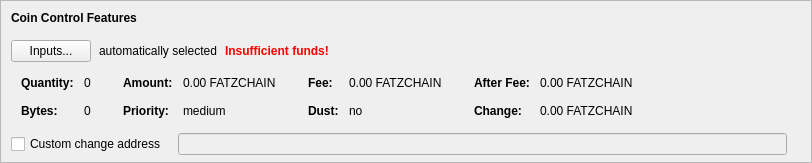
    <widget class="QFrame" name="frameCoinControl">
     <property name="sizePolicy">
      <sizepolicy hsizetype="Expanding" vsizetype="Expanding">
       <horstretch>0</horstretch>
       <verstretch>0</verstretch>
      </sizepolicy>
     </property>
     <property name="maximumSize">
      <size>
       <width>16777215</width>
       <height>16777215</height>
      </size>
     </property>
     <property name="frameShape">
      <enum>QFrame::StyledPanel</enum>
     </property>
     <property name="frameShadow">
      <enum>QFrame::Sunken</enum>
     </property>
     <layout class="QVBoxLayout" name="verticalLayoutCoinControl2">
      <property name="spacing">
       <number>0</number>
      </property>
      <property name="leftMargin">
       <number>0</number>
      </property>
      <property name="topMargin">
       <number>0</number>
      </property>
      <property name="rightMargin">
       <number>0</number>
      </property>
      <property name="bottomMargin">
       <number>6</number>
      </property>
      <item>
       <layout class="QVBoxLayout" name="verticalLayoutCoinControl" stretch="0,0,0,0,1">
        <property name="spacing">
         <number>0</number>
        </property>
        <property name="leftMargin">
         <number>10</number>
        </property>
        <property name="topMargin">
         <number>10</number>
        </property>
        <item>
         <layout class="QHBoxLayout" name="horizontalLayoutCoinControl1">
          <property name="bottomMargin">
           <number>15</number>
          </property>
          <item>
           <widget class="QLabel" name="labelCoinControlFeatures">
            <property name="sizePolicy">
             <sizepolicy hsizetype="Preferred" vsizetype="Maximum">
              <horstretch>0</horstretch>
              <verstretch>0</verstretch>
             </sizepolicy>
            </property>
            <property name="font">
             <font>
              <weight>75</weight>
              <bold>true</bold>
             </font>
            </property>
            <property name="styleSheet">
             <string notr="true">font-weight:bold;</string>
            </property>
            <property name="text">
             <string>Coin Control Features</string>
            </property>
           </widget>
          </item>
         </layout>
        </item>
        <item>
         <layout class="QHBoxLayout" name="horizontalLayoutCoinControl2" stretch="0,0,0,0">
          <property name="spacing">
           <number>8</number>
          </property>
          <property name="bottomMargin">
           <number>10</number>
          </property>
          <item>
           <widget class="QPushButton" name="pushButtonCoinControl">
            <property name="styleSheet">
             <string notr="true"/>
            </property>
            <property name="text">
             <string>Inputs...</string>
            </property>
            <property name="autoDefault">
             <bool>false</bool>
            </property>
           </widget>
          </item>
          <item>
           <widget class="QLabel" name="labelCoinControlAutomaticallySelected">
            <property name="text">
             <string>automatically selected</string>
            </property>
            <property name="margin">
             <number>5</number>
            </property>
           </widget>
          </item>
          <item>
           <widget class="QLabel" name="labelCoinControlInsuffFunds">
            <property name="font">
             <font>
              <weight>75</weight>
              <bold>true</bold>
             </font>
            </property>
            <property name="styleSheet">
             <string notr="true">color:red;font-weight:bold;</string>
            </property>
            <property name="text">
             <string>Insufficient funds!</string>
            </property>
            <property name="margin">
             <number>5</number>
            </property>
           </widget>
          </item>
          <item>
           <spacer name="horizontalSpacerCoinControl">
            <property name="orientation">
             <enum>Qt::Horizontal</enum>
            </property>
            <property name="sizeHint" stdset="0">
             <size>
              <width>40</width>
              <height>1</height>
             </size>
            </property>
           </spacer>
          </item>
         </layout>
        </item>
        <item>
         <widget class="QWidget" name="widgetCoinControl" native="true">
          <property name="sizePolicy">
           <sizepolicy hsizetype="Preferred" vsizetype="Preferred">
            <horstretch>0</horstretch>
            <verstretch>0</verstretch>
           </sizepolicy>
          </property>
          <property name="minimumSize">
           <size>
            <width>0</width>
            <height>0</height>
           </size>
          </property>
          <property name="styleSheet">
           <string notr="true"/>
          </property>
          <layout class="QHBoxLayout" name="horizontalLayoutCoinControl5">
           <property name="leftMargin">
            <number>0</number>
           </property>
           <property name="topMargin">
            <number>0</number>
           </property>
           <property name="rightMargin">
            <number>0</number>
           </property>
           <property name="bottomMargin">
            <number>0</number>
           </property>
           <item>
            <layout class="QHBoxLayout" name="horizontalLayoutCoinControl3" stretch="0,0,0,1">
             <property name="spacing">
              <number>20</number>
             </property>
             <property name="topMargin">
              <number>0</number>
             </property>
             <property name="bottomMargin">
              <number>10</number>
             </property>
             <item>
              <layout class="QFormLayout" name="formLayoutCoinControl1">
               <property name="horizontalSpacing">
                <number>10</number>
               </property>
               <property name="verticalSpacing">
                <number>14</number>
               </property>
               <property name="leftMargin">
                <number>10</number>
               </property>
               <property name="topMargin">
                <number>4</number>
               </property>
               <property name="rightMargin">
                <number>6</number>
               </property>
               <item row="0" column="0">
                <widget class="QLabel" name="labelCoinControlQuantityText">
                 <property name="font">
                  <font>
                   <weight>75</weight>
                   <bold>true</bold>
                  </font>
                 </property>
                 <property name="text">
                  <string>Quantity:</string>
                 </property>
                 <property name="margin">
                  <number>0</number>
                 </property>
                </widget>
               </item>
               <item row="0" column="1">
                <widget class="QLabel" name="labelCoinControlQuantity">
                 <property name="cursor">
                  <cursorShape>IBeamCursor</cursorShape>
                 </property>
                 <property name="contextMenuPolicy">
                  <enum>Qt::ActionsContextMenu</enum>
                 </property>
                 <property name="text">
                  <string notr="true">0</string>
                 </property>
                 <property name="margin">
                  <number>0</number>
                 </property>
                 <property name="textInteractionFlags">
                  <set>Qt::LinksAccessibleByMouse|Qt::TextSelectableByKeyboard|Qt::TextSelectableByMouse</set>
                 </property>
                </widget>
               </item>
               <item row="1" column="0">
                <widget class="QLabel" name="labelCoinControlBytesText">
                 <property name="font">
                  <font>
                   <weight>75</weight>
                   <bold>true</bold>
                  </font>
                 </property>
                 <property name="text">
                  <string>Bytes:</string>
                 </property>
                </widget>
               </item>
               <item row="1" column="1">
                <widget class="QLabel" name="labelCoinControlBytes">
                 <property name="cursor">
                  <cursorShape>IBeamCursor</cursorShape>
                 </property>
                 <property name="contextMenuPolicy">
                  <enum>Qt::ActionsContextMenu</enum>
                 </property>
                 <property name="text">
                  <string notr="true">0</string>
                 </property>
                 <property name="textInteractionFlags">
                  <set>Qt::LinksAccessibleByMouse|Qt::TextSelectableByKeyboard|Qt::TextSelectableByMouse</set>
                 </property>
                </widget>
               </item>
              </layout>
             </item>
             <item>
              <layout class="QFormLayout" name="formLayoutCoinControl2">
               <property name="horizontalSpacing">
                <number>10</number>
               </property>
               <property name="verticalSpacing">
                <number>14</number>
               </property>
               <property name="leftMargin">
                <number>6</number>
               </property>
               <property name="topMargin">
                <number>4</number>
               </property>
               <property name="rightMargin">
                <number>6</number>
               </property>
               <item row="0" column="0">
                <widget class="QLabel" name="labelCoinControlAmountText">
                 <property name="font">
                  <font>
                   <weight>75</weight>
                   <bold>true</bold>
                  </font>
                 </property>
                 <property name="text">
                  <string>Amount:</string>
                 </property>
                 <property name="margin">
                  <number>0</number>
                 </property>
                </widget>
               </item>
               <item row="0" column="1">
                <widget class="QLabel" name="labelCoinControlAmount">
                 <property name="cursor">
                  <cursorShape>IBeamCursor</cursorShape>
                 </property>
                 <property name="contextMenuPolicy">
                  <enum>Qt::ActionsContextMenu</enum>
                 </property>
                 <property name="text">
                  <string notr="true">0.00 FATZCHAIN</string>
                 </property>
                 <property name="textInteractionFlags">
                  <set>Qt::LinksAccessibleByMouse|Qt::TextSelectableByKeyboard|Qt::TextSelectableByMouse</set>
                 </property>
                </widget>
               </item>
               <item row="1" column="0">
                <widget class="QLabel" name="labelCoinControlPriorityText">
                 <property name="font">
                  <font>
                   <weight>75</weight>
                   <bold>true</bold>
                  </font>
                 </property>
                 <property name="text">
                  <string>Priority:</string>
                 </property>
                </widget>
               </item>
               <item row="1" column="1">
                <widget class="QLabel" name="labelCoinControlPriority">
                 <property name="cursor">
                  <cursorShape>IBeamCursor</cursorShape>
                 </property>
                 <property name="contextMenuPolicy">
                  <enum>Qt::ActionsContextMenu</enum>
                 </property>
                 <property name="text">
                  <string>medium</string>
                 </property>
                 <property name="textInteractionFlags">
                  <set>Qt::LinksAccessibleByMouse|Qt::TextSelectableByKeyboard|Qt::TextSelectableByMouse</set>
                 </property>
                </widget>
               </item>
              </layout>
             </item>
             <item>
              <layout class="QFormLayout" name="formLayoutCoinControl3">
               <property name="horizontalSpacing">
                <number>10</number>
               </property>
               <property name="verticalSpacing">
                <number>14</number>
               </property>
               <property name="leftMargin">
                <number>6</number>
               </property>
               <property name="topMargin">
                <number>4</number>
               </property>
               <property name="rightMargin">
                <number>6</number>
               </property>
               <item row="0" column="0">
                <widget class="QLabel" name="labelCoinControlFeeText">
                 <property name="font">
                  <font>
                   <weight>75</weight>
                   <bold>true</bold>
                  </font>
                 </property>
                 <property name="text">
                  <string>Fee:</string>
                 </property>
                 <property name="margin">
                  <number>0</number>
                 </property>
                </widget>
               </item>
               <item row="0" column="1">
                <widget class="QLabel" name="labelCoinControlFee">
                 <property name="cursor">
                  <cursorShape>IBeamCursor</cursorShape>
                 </property>
                 <property name="contextMenuPolicy">
                  <enum>Qt::ActionsContextMenu</enum>
                 </property>
                 <property name="text">
                  <string notr="true">0.00 FATZCHAIN</string>
                 </property>
                 <property name="textInteractionFlags">
                  <set>Qt::LinksAccessibleByMouse|Qt::TextSelectableByKeyboard|Qt::TextSelectableByMouse</set>
                 </property>
                </widget>
               </item>
               <item row="1" column="0">
                <widget class="QLabel" name="labelCoinControlLowOutputText">
                 <property name="font">
                  <font>
                   <weight>75</weight>
                   <bold>true</bold>
                  </font>
                 </property>
                 <property name="text">
                  <string>Dust:</string>
                 </property>
                </widget>
               </item>
               <item row="1" column="1">
                <widget class="QLabel" name="labelCoinControlLowOutput">
                 <property name="cursor">
                  <cursorShape>IBeamCursor</cursorShape>
                 </property>
                 <property name="contextMenuPolicy">
                  <enum>Qt::ActionsContextMenu</enum>
                 </property>
                 <property name="text">
                  <string>no</string>
                 </property>
                 <property name="textInteractionFlags">
                  <set>Qt::LinksAccessibleByMouse|Qt::TextSelectableByKeyboard|Qt::TextSelectableByMouse</set>
                 </property>
                </widget>
               </item>
              </layout>
             </item>
             <item>
              <layout class="QFormLayout" name="formLayoutCoinControl4">
               <property name="horizontalSpacing">
                <number>10</number>
               </property>
               <property name="verticalSpacing">
                <number>14</number>
               </property>
               <property name="leftMargin">
                <number>6</number>
               </property>
               <property name="topMargin">
                <number>4</number>
               </property>
               <property name="rightMargin">
                <number>6</number>
               </property>
               <item row="0" column="0">
                <widget class="QLabel" name="labelCoinControlAfterFeeText">
                 <property name="font">
                  <font>
                   <weight>75</weight>
                   <bold>true</bold>
                  </font>
                 </property>
                 <property name="text">
                  <string>After Fee:</string>
                 </property>
                 <property name="margin">
                  <number>0</number>
                 </property>
                </widget>
               </item>
               <item row="0" column="1">
                <widget class="QLabel" name="labelCoinControlAfterFee">
                 <property name="cursor">
                  <cursorShape>IBeamCursor</cursorShape>
                 </property>
                 <property name="contextMenuPolicy">
                  <enum>Qt::ActionsContextMenu</enum>
                 </property>
                 <property name="text">
                  <string notr="true">0.00 FATZCHAIN</string>
                 </property>
                 <property name="textInteractionFlags">
                  <set>Qt::LinksAccessibleByMouse|Qt::TextSelectableByKeyboard|Qt::TextSelectableByMouse</set>
                 </property>
                </widget>
               </item>
               <item row="1" column="0">
                <widget class="QLabel" name="labelCoinControlChangeText">
                 <property name="font">
                  <font>
                   <weight>75</weight>
                   <bold>true</bold>
                  </font>
                 </property>
                 <property name="text">
                  <string>Change:</string>
                 </property>
                </widget>
               </item>
               <item row="1" column="1">
                <widget class="QLabel" name="labelCoinControlChange">
                 <property name="cursor">
                  <cursorShape>IBeamCursor</cursorShape>
                 </property>
                 <property name="contextMenuPolicy">
                  <enum>Qt::ActionsContextMenu</enum>
                 </property>
                 <property name="text">
                  <string notr="true">0.00 FATZCHAIN</string>
                 </property>
                 <property name="textInteractionFlags">
                  <set>Qt::LinksAccessibleByMouse|Qt::TextSelectableByKeyboard|Qt::TextSelectableByMouse</set>
                 </property>
                </widget>
               </item>
              </layout>
             </item>
            </layout>
           </item>
          </layout>
         </widget>
        </item>
        <item>
         <layout class="QHBoxLayout" name="horizontalLayoutCoinControl4" stretch="0,0,0">
          <property name="spacing">
           <number>12</number>
          </property>
          <property name="sizeConstraint">
           <enum>QLayout::SetDefaultConstraint</enum>
          </property>
          <property name="topMargin">
           <number>5</number>
          </property>
          <property name="rightMargin">
           <number>5</number>
          </property>
          <item>
           <widget class="QCheckBox" name="checkBoxCoinControlChange">
            <property name="toolTip">
             <string>If this is activated, but the change address is empty or invalid, change will be sent to a newly generated address.</string>
            </property>
            <property name="text">
             <string>Custom change address</string>
            </property>
           </widget>
          </item>
          <item>
           <widget class="QValidatedLineEdit" name="lineEditCoinControlChange">
            <property name="enabled">
             <bool>false</bool>
            </property>
            <property name="sizePolicy">
             <sizepolicy hsizetype="Expanding" vsizetype="Fixed">
              <horstretch>0</horstretch>
              <verstretch>0</verstretch>
             </sizepolicy>
            </property>
           </widget>
          </item>
          <item>
           <widget class="QLabel" name="labelCoinControlChangeLabel">
            <property name="sizePolicy">
             <sizepolicy hsizetype="Preferred" vsizetype="Expanding">
              <horstretch>0</horstretch>
              <verstretch>0</verstretch>
             </sizepolicy>
            </property>
            <property name="minimumSize">
             <size>
              <width>0</width>
              <height>0</height>
             </size>
            </property>
            <property name="text">
             <string/>
            </property>
            <property name="margin">
             <number>3</number>
            </property>
           </widget>
          </item>
         </layout>
        </item>
        <item>
         <spacer name="verticalSpacerCoinControl">
          <property name="orientation">
           <enum>Qt::Vertical</enum>
          </property>
          <property name="sizeHint" stdset="0">
           <size>
            <width>800</width>
            <height>1</height>
           </size>
          </property>
         </spacer>
        </item>
       </layout>
      </item>
     </layout>
    </widget>
